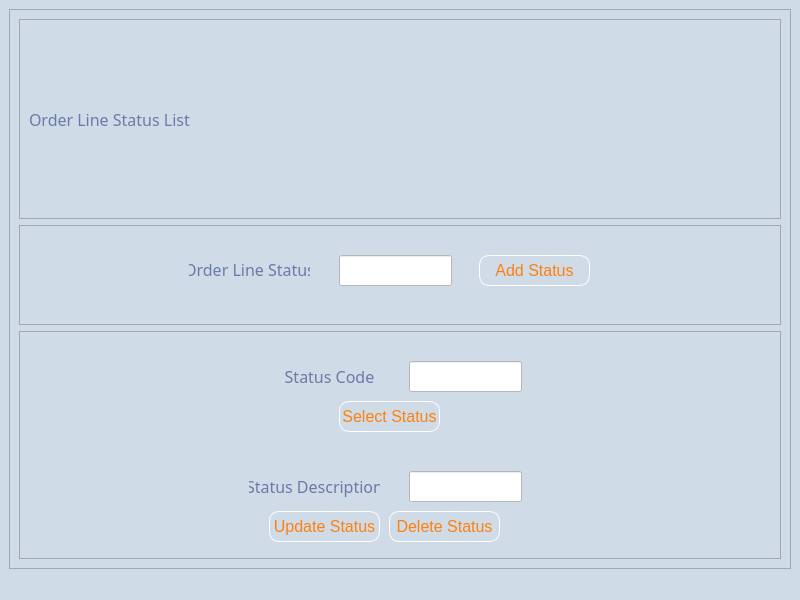
<?xml version="1.0" encoding="UTF-8"?>
<ui version="4.0">
 <class>ProductSizeList</class>
 <widget class="QMainWindow" name="ProductSizeList">
  <property name="geometry">
   <rect>
    <x>0</x>
    <y>0</y>
    <width>800</width>
    <height>600</height>
   </rect>
  </property>
  <property name="windowTitle">
   <string>Order Line Status List</string>
  </property>
  <property name="styleSheet">
   <string notr="true">background-color: #d0dbe8</string>
  </property>
  <widget class="QWidget" name="centralwidget">
   <layout class="QVBoxLayout" name="verticalLayout">
    <item>
     <widget class="QScrollArea" name="scrollArea">
      <property name="styleSheet">
       <string notr="true">QPushButton{border:1px solid white; border-radius:10px;}</string>
      </property>
      <property name="widgetResizable">
       <bool>true</bool>
      </property>
      <widget class="QWidget" name="scrollAreaWidgetContents">
       <property name="geometry">
        <rect>
         <x>0</x>
         <y>0</y>
         <width>780</width>
         <height>560</height>
        </rect>
       </property>
       <layout class="QVBoxLayout" name="verticalLayout_2">
        <item>
         <widget class="QFrame" name="frame">
          <property name="maximumSize">
           <size>
            <width>16777215</width>
            <height>200</height>
           </size>
          </property>
          <property name="frameShape">
           <enum>QFrame::StyledPanel</enum>
          </property>
          <property name="frameShadow">
           <enum>QFrame::Raised</enum>
          </property>
          <layout class="QHBoxLayout" name="horizontalLayout">
           <item>
            <widget class="QLabel" name="label">
             <property name="font">
              <font>
               <family>HoloLens MDL2 Assets</family>
               <pointsize>12</pointsize>
              </font>
             </property>
             <property name="styleSheet">
              <string notr="true">color: #6a7aa6</string>
             </property>
             <property name="text">
              <string>Order Line Status List</string>
             </property>
            </widget>
           </item>
           <item>
            <widget class="QLabel" name="label_2">
             <property name="maximumSize">
              <size>
               <width>300</width>
               <height>100</height>
              </size>
             </property>
             <property name="text">
              <string/>
             </property>
             <property name="pixmap">
              <pixmap>../../../../../../Desktop/Hallywell_Linen_Company.png</pixmap>
             </property>
             <property name="scaledContents">
              <bool>true</bool>
             </property>
            </widget>
           </item>
          </layout>
         </widget>
        </item>
        <item>
         <widget class="QFrame" name="frame_2">
          <property name="maximumSize">
           <size>
            <width>16777215</width>
            <height>100</height>
           </size>
          </property>
          <property name="styleSheet">
           <string notr="true">QPushButton{color:#FF800c;}
QPushButton::hover{border: solid black; background-color:white;}
QLabel{color: #6a7aa6;}</string>
          </property>
          <property name="frameShape">
           <enum>QFrame::StyledPanel</enum>
          </property>
          <property name="frameShadow">
           <enum>QFrame::Raised</enum>
          </property>
          <widget class="QLabel" name="label_4">
           <property name="geometry">
            <rect>
             <x>170</x>
             <y>29</y>
             <width>121</width>
             <height>31</height>
            </rect>
           </property>
           <property name="font">
            <font>
             <family>HoloLens MDL2 Assets</family>
             <pointsize>12</pointsize>
            </font>
           </property>
           <property name="text">
            <string>Order Line Status</string>
           </property>
           <property name="alignment">
            <set>Qt::AlignCenter</set>
           </property>
          </widget>
          <widget class="QLineEdit" name="lineEdit">
           <property name="geometry">
            <rect>
             <x>320</x>
             <y>30</y>
             <width>113</width>
             <height>31</height>
            </rect>
           </property>
           <property name="styleSheet">
            <string notr="true">background-color: #ffffff</string>
           </property>
          </widget>
          <widget class="QPushButton" name="pushButton_2">
           <property name="geometry">
            <rect>
             <x>460</x>
             <y>30</y>
             <width>111</width>
             <height>31</height>
            </rect>
           </property>
           <property name="font">
            <font>
             <pointsize>12</pointsize>
            </font>
           </property>
           <property name="text">
            <string>Add Status</string>
           </property>
          </widget>
         </widget>
        </item>
        <item>
         <widget class="QFrame" name="frame_3">
          <property name="styleSheet">
           <string notr="true">QPushButton{color:#FF800c;}
QPushButton::hover{border: solid black; background-color:white;}
QLabel{color: #6a7aa6;}</string>
          </property>
          <property name="frameShape">
           <enum>QFrame::StyledPanel</enum>
          </property>
          <property name="frameShadow">
           <enum>QFrame::Raised</enum>
          </property>
          <widget class="QPushButton" name="pushButton">
           <property name="geometry">
            <rect>
             <x>320</x>
             <y>70</y>
             <width>101</width>
             <height>31</height>
            </rect>
           </property>
           <property name="font">
            <font>
             <pointsize>12</pointsize>
            </font>
           </property>
           <property name="text">
            <string>Select Status</string>
           </property>
          </widget>
          <widget class="QLabel" name="label_5">
           <property name="geometry">
            <rect>
             <x>260</x>
             <y>30</y>
             <width>101</width>
             <height>31</height>
            </rect>
           </property>
           <property name="font">
            <font>
             <family>HoloLens MDL2 Assets</family>
             <pointsize>12</pointsize>
            </font>
           </property>
           <property name="text">
            <string>Status Code</string>
           </property>
           <property name="alignment">
            <set>Qt::AlignCenter</set>
           </property>
          </widget>
          <widget class="QLineEdit" name="lineEdit_2">
           <property name="geometry">
            <rect>
             <x>390</x>
             <y>30</y>
             <width>113</width>
             <height>31</height>
            </rect>
           </property>
           <property name="styleSheet">
            <string notr="true">background-color: #ffffff</string>
           </property>
          </widget>
          <widget class="QLabel" name="label_6">
           <property name="geometry">
            <rect>
             <x>230</x>
             <y>140</y>
             <width>131</width>
             <height>31</height>
            </rect>
           </property>
           <property name="font">
            <font>
             <family>HoloLens MDL2 Assets</family>
             <pointsize>12</pointsize>
            </font>
           </property>
           <property name="text">
            <string>Status Description</string>
           </property>
           <property name="alignment">
            <set>Qt::AlignCenter</set>
           </property>
          </widget>
          <widget class="QLineEdit" name="lineEdit_3">
           <property name="geometry">
            <rect>
             <x>390</x>
             <y>140</y>
             <width>113</width>
             <height>31</height>
            </rect>
           </property>
           <property name="styleSheet">
            <string notr="true">background-color: #ffffff</string>
           </property>
          </widget>
          <widget class="QPushButton" name="pushButton_3">
           <property name="geometry">
            <rect>
             <x>250</x>
             <y>180</y>
             <width>111</width>
             <height>31</height>
            </rect>
           </property>
           <property name="font">
            <font>
             <pointsize>12</pointsize>
            </font>
           </property>
           <property name="text">
            <string>Update Status</string>
           </property>
          </widget>
          <widget class="QPushButton" name="pushButton_4">
           <property name="geometry">
            <rect>
             <x>370</x>
             <y>180</y>
             <width>111</width>
             <height>31</height>
            </rect>
           </property>
           <property name="font">
            <font>
             <pointsize>12</pointsize>
            </font>
           </property>
           <property name="text">
            <string>Delete Status</string>
           </property>
          </widget>
         </widget>
        </item>
       </layout>
      </widget>
     </widget>
    </item>
   </layout>
  </widget>
  <widget class="QStatusBar" name="statusbar"/>
 </widget>
 <resources/>
 <connections/>
</ui>
